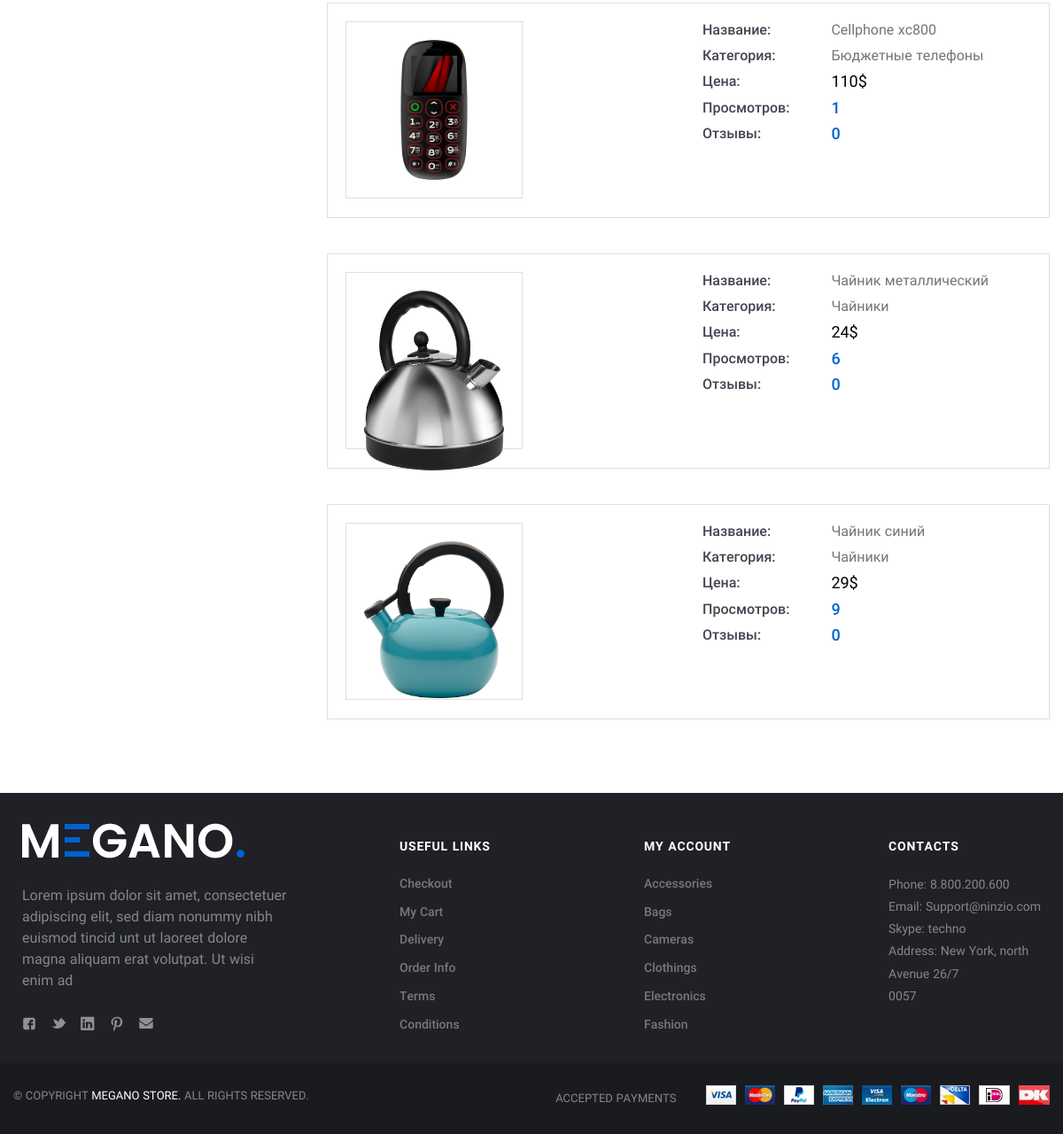
The page /accounts/history_view/3/ (lower part) on the database as committed earlier.
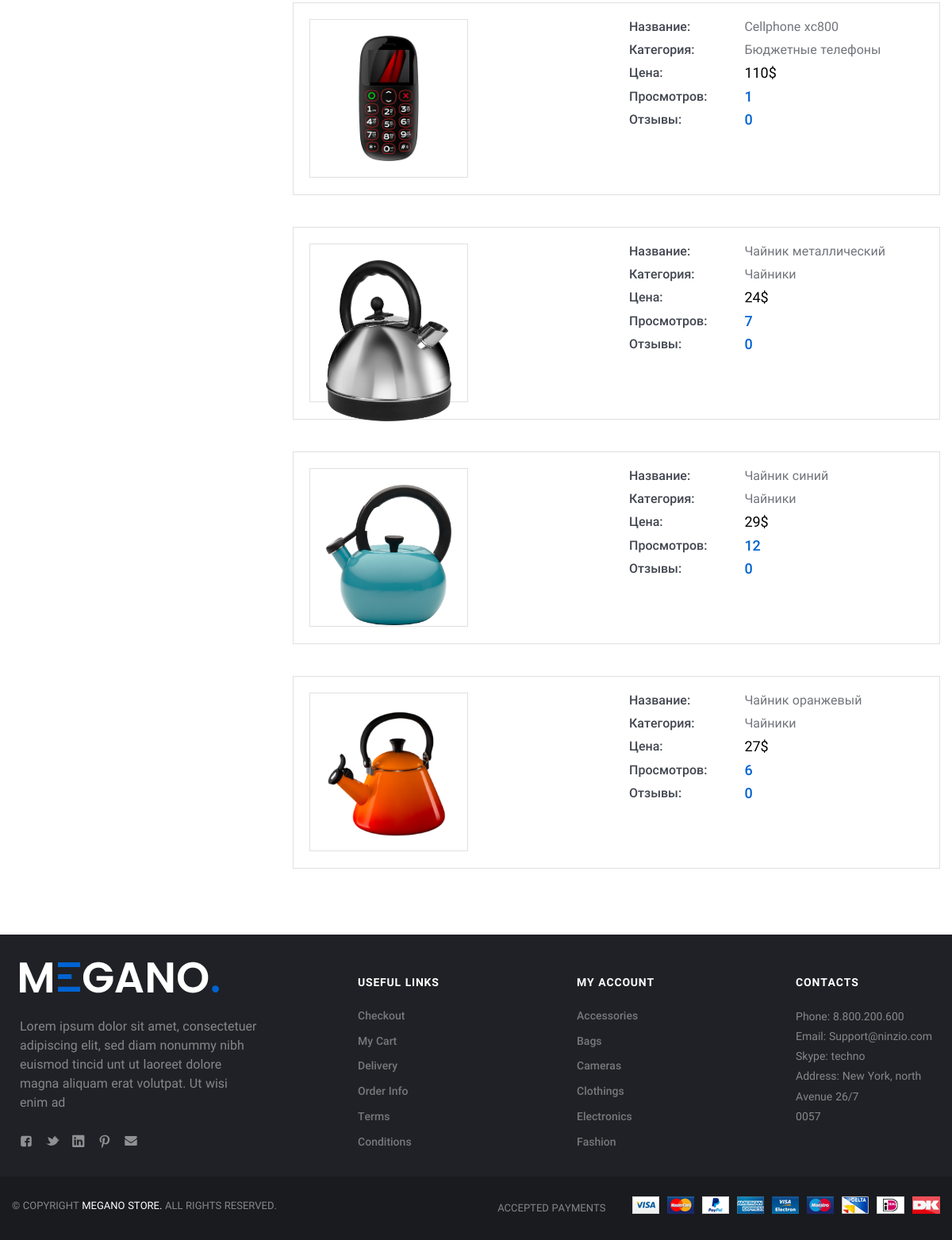
The same page on the database as committed later.
### app_item/models.py (models this page shows, shortened)
class Item(models.Model):
    title = models.CharField(max_length=100, db_index=True, verbose_name='название')
    slug = models.SlugField(max_length=100, db_index=True, allow_unicode=True)
    description = models.TextField(null=True, blank=True, verbose_name='описание')
    stock = models.PositiveIntegerField(verbose_name='количество')
    price = models.DecimalField(max_digits=10, decimal_places=0, verbose_name='цена')
    is_available = models.BooleanField(default=False, verbose_name='в наличии')
    limited_edition = models.BooleanField(default=False, verbose_name='ограниченный тираж')
    reviews = models.SmallIntegerField(default=0, verbose_name='просмотры')
    comments = models.SmallIntegerField(default=0, verbose_name='комментарии')
    created = models.DateTimeField(auto_now_add=True, verbose_name='дата создания')
    updated = models.DateTimeField(auto_now_add=True, verbose_name='дата обновления')
    image = models.ImageField(upload_to='item/%Y/%m/%d', null=True, blank=True, verbose_name='изображение')
    category = models.ForeignKey('Category', on_delete=models.CASCADE, null=True, related_name='items',
                                 verbose_name='категория')
    tag = models.ManyToManyField('Tag', max_length=20, blank=True, related_name='item_tags', verbose_name='тег')
    objects = models.Manager()
    available_items = AvailableManager()
    unavailable_items = UnavailableManager()
    class Meta:
        db_table = 'app_items'
        ordering = ['created']
        verbose_name = 'товар'
        verbose_name_plural = 'товары'

class Category(models.Model):
    title = models.CharField(max_length=100, verbose_name='название')
    slug = models.SlugField(max_length=100, db_index=True, allow_unicode=True)
    description = models.TextField(null=True, blank=True, verbose_name='описание')
    image = models.ImageField(upload_to='category', null=True, verbose_name='иконка')
    parent_category = models.ForeignKey('self', related_name='sub_categories',
                                        on_delete=models.SET_NULL, null=True, blank=True)
    item = models.ForeignKey('Item', on_delete=models.CASCADE, related_name='cats')
    objects = models.Manager()
    class Meta:
        db_table = 'app_categories'
        verbose_name = 'категория'
        verbose_name_plural = 'категории'
    def __str__(self):
        return self.title

### app_user/views.py (the view)
# urls.py: path('history_view/<int:pk>/', DetailHistoryView.as_view(), name='history_view'),
class DetailHistoryView(DetailView):
    model = User
    template_name = 'users/history_view.html'
    context_object_name = 'user'

### app_item/context_processors.py (called while the page is built)
def categories(request):
    return {'categories': Category.objects.all()}

### app_user/templates/users/history_view.html (shortened to what this page needs)
{% extends 'index.html' %}
{% load static  %}
{% load cache %}
{% block content %}
 <div class="Middle Middle_top">
    <div class="Section Section_column Section_columnLeft">
      <div class="wrap">
        <div class="Section-column">
        </div>
        <div class="Section-content">
          <div class="Orders">
            {% for item in user.profile.review_items.all %}
            <div class="Order Order_anons">
              <div class="Order-personal">
                <div class="row">
                  <div class="row-block">
                    <a class="Order-title" href="{% url 'app_item:item_detail' item.pk %}">
                      <div class="Account-avatar">
                        <img src="{{ item.image.url }}" alt="card.jpg"/>
                      </div>
                    </a>
                  </div>
                  <div class="row-block">
                    <div class="Order-info Order-info_delivery">
                      <div class="Order-infoType"> Название:
                      </div>
                      <div class="Order-infoContent">{{item.title}}
                      </div>
                    </div>
                    <div class="Order-info Order-info_pay">
                      <div class="Order-infoType">Категория:
                      </div>
                      <div class="Order-infoContent">{{item.category}}
                      </div>
                    </div>
                    <div class="Order-info">
                      <div class="Order-infoType">Цена:
                      </div>
                      <div class="Order-infoContent"><span class="Order-price">{{item.price}}$</span>
                      </div>
                    </div>
                    <div class="Order-info Order-info_status">
                      <div class="Order-infoType">Просмотров:
                      </div>
                      <div class="Order-infoContent">{{item.views.count}}
                      </div>
                    </div>
                    <div class="Order-info Order-info_status">
                      <div class="Order-infoType">Отзывы:
                      </div>
                      <div class="Order-infoContent">{{item.comments}}
                      </div>
                    </div>
                  </div>
                </div>
              </div>
            </div>
            {% endfor %}
          </div>
        </div>
      </div>
    </div>
  </div>
{% endblock %}

Rows that differ between the two databases and show on the page:
changed Item "Чайник металлический": views.count "6" → "7"
changed Item "Чайник синий": views.count "9" → "12"
now on this page (row edited): Item: image (picture), title "Чайник оранжевый", category "Чайники", price "27", views.count "6", comments "0"
